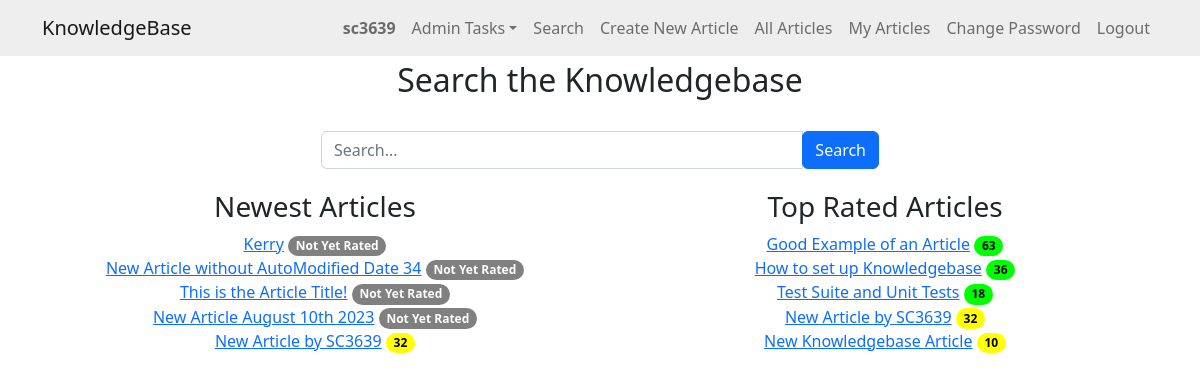
The page / (signed in) on the database as committed earlier.
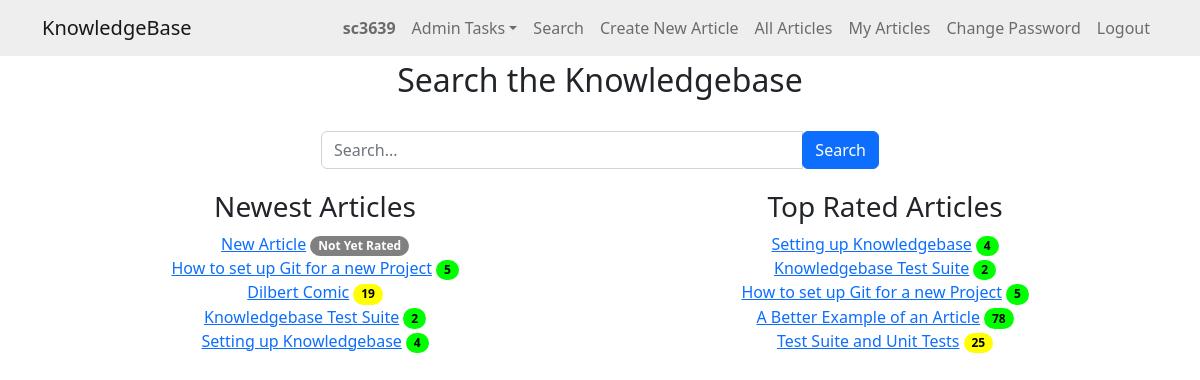
The same page on the database as committed later.
### knowledge/models.py (models this page shows)
class KBEntry(models.Model):
    title = models.CharField(max_length=255)
    article = models.TextField()
    created_by = models.ForeignKey(
        User, related_name="created_kb_entries", on_delete=models.SET_NULL, null=True
    )
    created_datetime = models.DateTimeField(auto_now_add=True)
    modified_datetime = models.DateTimeField(null=True, blank=True)
    last_modified_by = models.ForeignKey(
        User, related_name="modified_kb_entries", on_delete=models.SET_NULL, null=True
    )
    deleted_datetime = models.DateTimeField(null=True, blank=True)
    deleted_by = models.ForeignKey(
        User,
        related_name="deleted_kb_entries",
        on_delete=models.SET_NULL,
        null=True,
        blank=True,
    )
    upvotes = models.ManyToManyField(
        User, related_name="upvoted_kb_entries", blank=True
    )
    downvotes = models.ManyToManyField(
        User, related_name="downvoted_kb_entries", blank=True
    )
    rating = models.FloatField(default=0.0)
    views = models.PositiveIntegerField(default=0)
    meta_data = models.ManyToManyField("Tag", blank=True)

### knowledge/views.py (the view, shortened to what this page needs)
# urls.py: path("", views.home, name="home"),
@login_required
def home(request):
    search_term = request.GET.get("search", "")
    articles = KBEntry.objects.none()  # Default to no entries
    if len(articles) < 5 or not search_term:
        newest_articles = KBEntry.objects.filter(
            deleted_datetime__isnull=True
        ).order_by("-created_datetime")[:5]
        top_rated_articles = KBEntry.objects.filter(
            deleted_datetime__isnull=True
        ).order_by("-rating")[:5]
    else:
        newest_articles = []
        top_rated_articles = []
    context = {
        "entries": articles,
        "newest_articles": newest_articles,
        "top_rated_articles": top_rated_articles,
        "search_term": search_term,
    }
    return render(request, "knowledge/home.html", context)

### knowledge/templates/knowledge/home.html (shortened to what this page needs)
{% extends "knowledge/base.html" %}
{% block content %}
<h2>Search the Knowledgebase</h2>
<br>
<div class="mb-3 col-md-6 offset-md-3">
    <form method="GET" class="form-inline">
        <div class="input-group">
            <input type="text" name="search" value="{{ search_term }}" placeholder="Search..." class="form-control" />
            <div class="input-group-append">
                <button type="submit" class="btn btn-primary">Search</button>
            </div>
        </div>
    </form>
</div>
{% if not entries or entries|length < 5 %} <div class="row">
    <div class="col-md-6 text-center">
        <h3>Newest Articles</h3>
        {% for article in newest_articles %}
        <a href="{% url 'article_detail' article.id %}">{{ article.title|truncatechars:50 }}</a>
        {% if article.rating == 0.0 and article.downvotes.count == 0 %}
        <span class="badge rounded-pill badge-norating">Not Yet Rated</span>
        {% else %}
        {% if article.rating >= 75 %}
        <span class="badge rounded-pill badge-green">{{ article.views }}</span>
        {% elif article.rating >= 50 %}
        <span class="badge rounded-pill badge-yellow">{{ article.views }}</span>
        {% elif article.rating >= 25 %}
        <span class="badge rounded-pill badge-orange">{{ article.views }}</span>
        {% else %}
        <span class="badge rounded-pill badge-red">{{ article.views }}</span>
        {% endif %}
        {% endif %}
        <br>
        {% endfor %}
    </div>
    <div class="col-md-6 text-center">
        <h3>Top Rated Articles</h3>
        {% for article in top_rated_articles %}
        <a href="{% url 'article_detail' article.id %}">{{ article.title|truncatechars:50 }}</a>
        {% if article.rating == 0.0 and article.downvotes.count == 0 %}
        <span class="badge rounded-pill badge-norating">Not Yet Rated</span>
        {% else %}
        {% if article.rating >= 75 %}
        <span class="badge rounded-pill badge-green">{{ article.views }}</span>
        {% elif article.rating >= 50 %}
        <span class="badge rounded-pill badge-yellow">{{ article.views }}</span>
        {% elif article.rating >= 25 %}
        <span class="badge rounded-pill badge-orange">{{ article.views }}</span>
        {% else %}
        <span class="badge rounded-pill badge-red">{{ article.views }}</span>
        {% endif %}
        {% endif %}
        <br>
        {% endfor %}
    </div>
    </div>
    {% endif %}
    {% endblock %}

Rows that differ between the two databases and show on the page:
removed KBEntry: title "Kerry", rating "Not Yet Rated", shown under "Newest Articles"
removed KBEntry: title "New Article without AutoModified Date 34", rating "Not Yet Rated", shown under "Newest Articles"
no longer on this page (row edited): KBEntry: title "This is the Article Title!", rating "Not Yet Rated", shown under "Newest Articles"
removed KBEntry: title "New Article August 10th 2023", rating "Not Yet Rated", shown under "Newest Articles"
removed KBEntry: title "New Article by SC3639", views "32"
removed KBEntry: title "How to set up Knowledgebase", views "36", shown under "Top Rated Articles"
removed KBEntry: title "New Knowledgebase Article", views "10", shown under "Top Rated Articles"
added KBEntry: title "New Article", rating "Not Yet Rated", shown under "Newest Articles"
added KBEntry: title "How to set up Git for a new Project", views "5"
added KBEntry: title "Dilbert Comic", views "19", shown under "Newest Articles"
added KBEntry: title "Knowledgebase Test Suite", views "2"
added KBEntry: title "Setting up Knowledgebase", views "4"
changed KBEntry: title "Good Example of an Article" → "A Better Example of an Article"; views "63" → "78"
changed KBEntry "Test Suite and Unit Tests": rating 100 → 66.7 (drawn); views "18" → "25"
